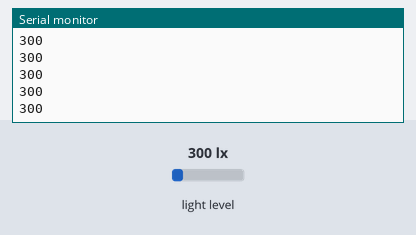
Simulated run of this sketch. Board: Arduino Uno, built with avr-gcc and run on an emulated ATmega328P. Parts: the last lines printed to the serial monitor. The test bench sets the inputs (shaded band); at power-on: light level 300 lx.

Above: at 1.4 s.
1.5 s: light level set to 40 lx
At 1.76 s:
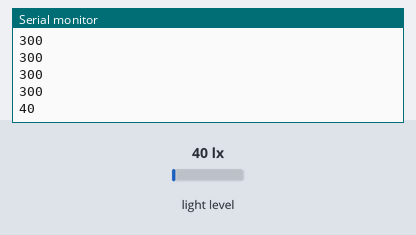
3.0 s: light level set to 500 lx
At 3.17 s:
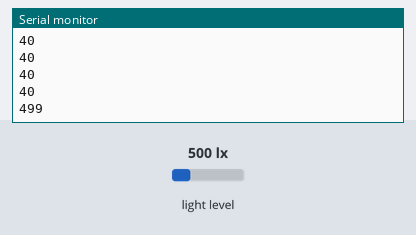
Timing chart, 0 to 6.0 s (numbered marks = the images above; inputs shaded):
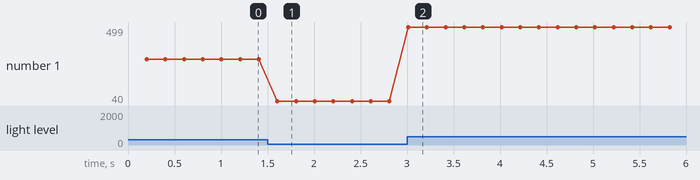

Measured:
- after the input at 1.5 s, the serial monitor: prints a new line after 0.11 s (image 1)
- after the input at 3.0 s, the serial monitor: prints a new line at once (image 2)
- plotted number 1: 300 → 40 after the input at 1.5 s, 40 → 499 after the input at 3.0 s

The sketch:

sesor-svetla.ino
```cpp
// Měření intenzity světla BH1750

// připojení potřebných knihoven
#include <Wire.h>
#include <BH1750.h>
// inicializace senzoru BH1750 z knihovny
BH1750 luxSenzor;

void setup() {
  // komunikace po sériové lince rychlostí 9600 baud
  Serial.begin(115200);
  // zapnutí komunikace se senzorem BH1750
  luxSenzor.begin();
  // pauza před zahájením měření
  delay(200);
}

void loop() {
  // vytvoření proměnné pro uložení naměřených údajů
  // a načtení aktuální intenzity světla
  uint16_t lux = luxSenzor.readLightLevel();
  // vytištění výsledku po sériové lince
  Serial.println(lux);
  // pauza po dobu 1 vteřiny před dalším měřením
  delay(200);
}
```
